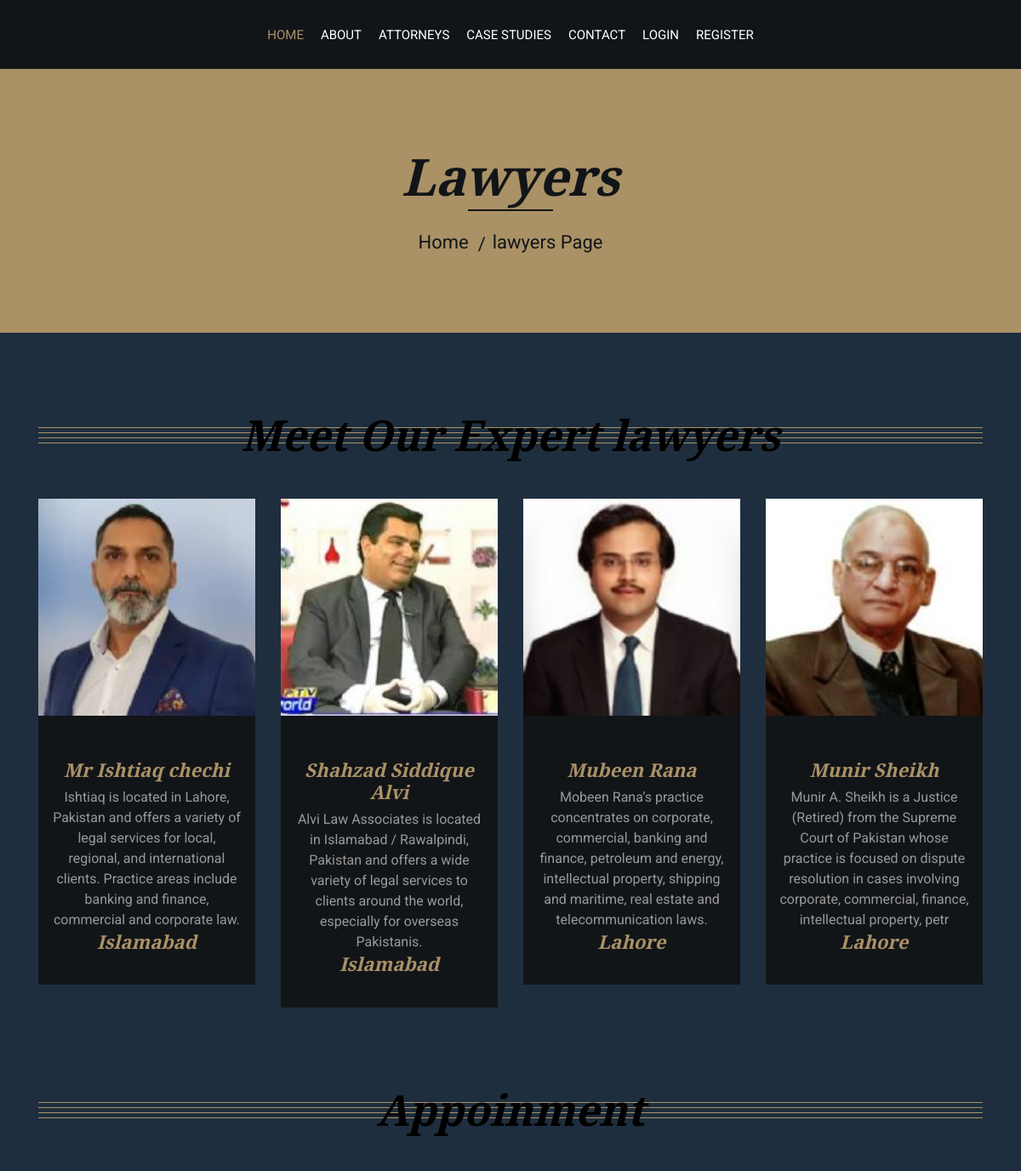
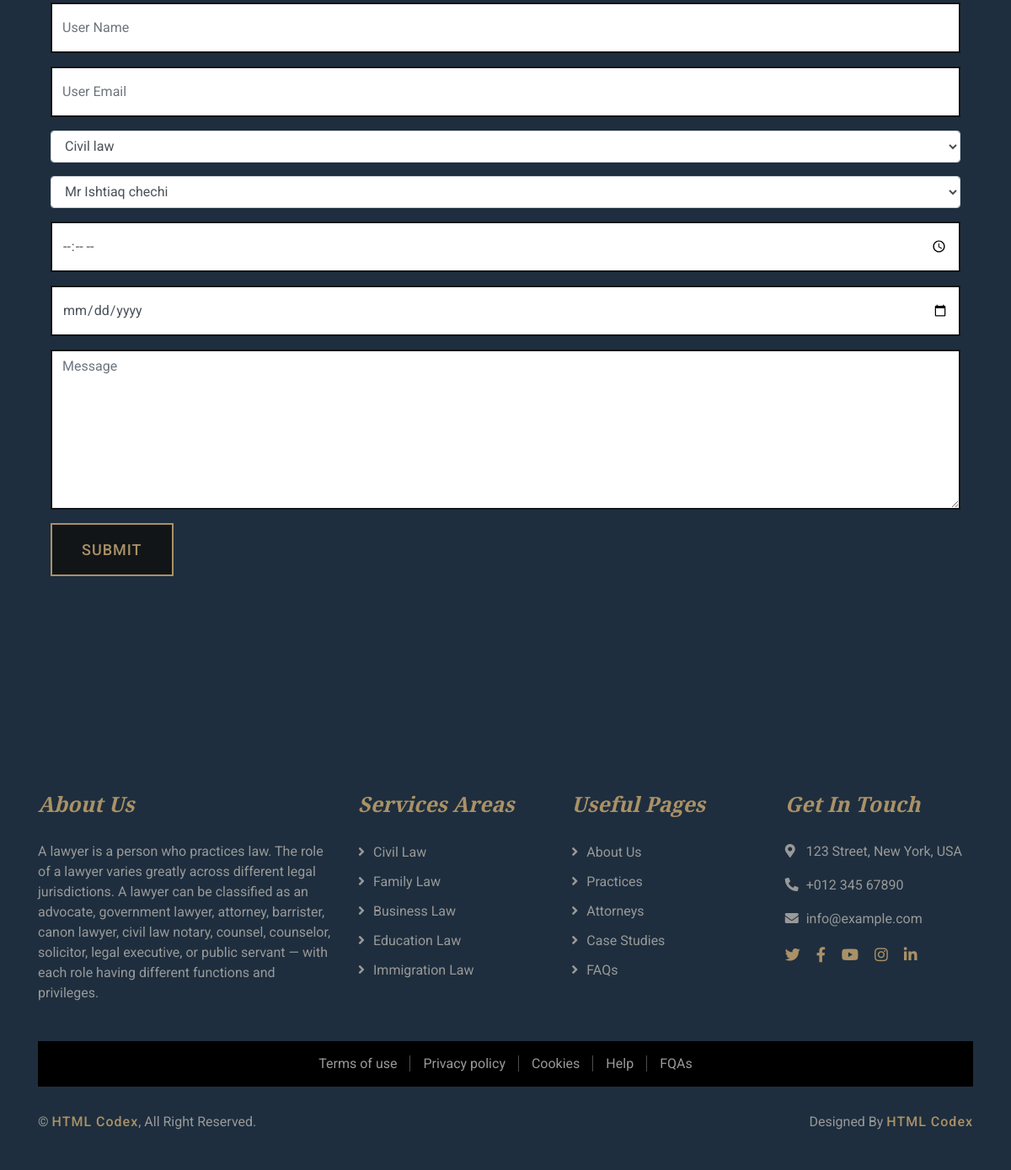
/single.php?type=business law, run on the app's committed database (2 pictures, top to bottom).
### tables this page shows
CREATE TABLE `lawyers` (
  `id` int(11) NOT NULL,
  `name` varchar(200) NOT NULL,
  `description` varchar(200) NOT NULL,
  `location` varchar(200) NOT NULL,
  `image` varchar(200) NOT NULL,
  `type` varchar(200) NOT NULL
);

### single.php (the view, shortened to what this page needs)
<?php require "hader/navbar.php" ?>
<?php require "connection/connection.php" ?>
<?php
$type =  $_GET['type'];
$relatedlawyer = "SELECT * FROM `lawyers` where type = :type";
$relatedprepare = $connection->prepare($relatedlawyer);
$relatedprepare->bindParam(':type',$type);
$relatedprepare->execute();
$fetchrelated = $relatedprepare->fetchAll(PDO::FETCH_ASSOC);
$relatedlawyer = "SELECT * FROM `law` ";
$relatedprepare = $connection->prepare($relatedlawyer);
$relatedprepare->execute();
$fetchlaw = $relatedprepare->fetchAll(PDO::FETCH_ASSOC);
?>
            <div class="page-header">
                <div class="container">
                    <div class="row">
                        <div class="col-12">
                            <h2>Lawyers</h2>
                        </div>
                        <div class="col-12">
                            <a href="index.php">Home</a>
                            <a href="">lawyers Page</a>
                        </div>
                    </div>
                </div>
            </div>
            <div class="team">
                <div class="container">
                    <div class="section-header">
                        <h2>Meet Our Expert lawyers</h2>
                    </div>
                    <div class="row">
    <?php foreach ($fetchrelated as $data) { ?>
        <div class="col-lg-3 col-md-6">
            <div class="team-item">
                <div class="team-img">
                    <img src="img/<?php echo $data['image']; ?>" alt="Team Image">
                </div>
                <div class="team-text">
                    <h2><?php echo $data['name']; ?></h2>
                    <p><?php echo $data['description']; ?></p>
                    <h2><?php echo $data['location']; ?></h2>
                </div>
            </div>
        </div>
    <?php } ?>
</div>
            </div>
            </div>
            <div class="contact">
                <div class="container">
                    <div class="section-header">
                        <h2>Appoinment</h2>
                    </div>
                    <div class="row">
                    <div class="col-lg-12">
                            <div class="contact-form">
                                <form action="<?php $_SERVER['PHP_SELF']  ?>" method = "post" >
                                    <div class="col-lg-12">
                                    <div class="form-group">
                                        <input type="text" class="form-control" placeholder="User Name" required="required" name = "username" />
                                    </div>
                                    </div>
                                    <div class="col-lg-12">
                                    <div class="form-group">
                                        <input type="text" class="form-control" placeholder="User Email" required="required" name = "useremail" />
                                    </div>
                                    </div>
                                    <div class="col-lg-12">
                                    <div class="form-group">
                                    <select class="form-control" name="case" id="">
                                    <?php
                                        foreach($fetchlaw as $data ){
                                        ?>
                                        <option value=""> <?php  echo $data['law_name'];  ?> </option>
                                        <?php
                                        }
                                        ?>
                                        </select>
                                         </div>
                                    </div>
                                    <div class="col-lg-12">
                                    <div class="form-group">
                                        <select class="form-control" name="lawyer" id="">
                                        <?php
                                        foreach($fetchrelated as $data ){
                                        ?>
                                        <option value=""> <?php  echo $data['name'];  ?> </option>
                                        <?php
                                        }
                                        ?>
                                        </select>
                                    </div>
                                    </div>
                                    <div class="col-lg-12">
                                    <div class="form-group">
                                        <input type="time" class="form-control" placeholder="time" required="required" name = "time" />
                                    </div>
                                    <div class="form-group">
                                        <input type="date" class="form-control" placeholder="date" required="required" name = "date" />
                                    </div>
                                    </div>
                                    <div class="col-lg-12">
                                    <div class="form-group">
                                        <textarea class="form-control" placeholder="Message" required="required" name = "message" ></textarea>
                                    </div>
                                    </div>
                                    <div class="col-lg-12">
                                        <button class="btn" type="submit" name = "submit" >Submit</button>
                                    </div>
                                </form>
                            </div>
                    </div>
                </div>
            </div>
 <?php require "hader/footer.php" ?>
        </div>
    </body>
</html>

### css/style.css (style rules this page uses)
body { color: #666666; background: #ffffff; font-family: 'Roboto', sans-serif; font-weight: 400; }
h1, h2, h3, h4, h5, h6 { font-family: 'EB Garamond', serif; font-weight: 600; font-style: italic; color: #1E2E3E; }
a { color: #454545; transition: .3s; }
.page-header { position: relative; margin-bottom: 45px; padding: 90px 0; text-align: center; background: #aa9166; }
.page-header h2 { position: relative; color: #121518; font-size: 60px; font-weight: 700; margin-bottom: 20px; padding-bottom: 5px; }
.page-header h2::after { position: absolute; content: ""; width: 100px; height: 2px; left: calc(50% - 50px); bottom: 0; background: #121518; }
.page-header a { position: relative; padding: 0 12px; font-size: 22px; color: #121518; }
.page-header a::after { position: absolute; content: "/"; width: 8px; height: 8px; top: -2px; right: -7px; text-align: center; color: #121518; }
.page-header a:last-child::after { display: none; }
.section-header { position: relative; width: 100%; text-align: center; margin-bottom: 45px; }
.section-header h2 { margin: 0; position: relative; font-size: 50px; font-weight: 700; white-space: nowrap; color:black; z-index: 1; }
.section-header h2::before { position: absolute; content: ""; width: 100%; height: 7px; left: 0; top: 21px; background: transparent; border-top: 1px solid #aa9166; border-bottom: 1px solid #aa9166; z-index: -1; }
.section-header h2::after { position: absolute; content: ""; width: 100%; height: 7px; left: 0; bottom: 20px; background: transparent; border-top: 1px solid #aa9166; border-bottom: 1px solid #aa9166; z-index: -1; }
.team { position: relative; width: 100%; padding: 45px 0 15px 0; }
.team .team-item { margin-bottom: 30px; }
.team .team-img { position: relative; }
.team .team-img img { width: 100%; }
.team .team-text { position: relative; padding: 50px 15px 30px 15px; text-align: center; background: #121518; }
.team .team-text h2 { font-size: 22px; font-weight: 600; color: #aa9166; }
.team .team-text p { margin: 0; color: #999999; }
.contact { position: relative; width: 100%; padding: 45px 0 15px 0; }
.contact .contact-form { position: relative; margin-bottom: 30px; }
.contact .contact-form input { height: 60px; border-radius: 0; border-width: 2px; border-color: #121518; }
.contact .contact-form textarea { height: 190px; border-radius: 0; border-width: 2px; border-color: #121518; }
.contact .contact-form .btn { padding: 16px 35px; font-size: 18px; font-weight: 500; letter-spacing: 1px; text-transform: uppercase; color: #aa9166; background: #121518; border: 2px solid #aa9166; border-radius: 0; transition: .3s; }

### data on the page
lawyers: image (picture), name "Mr Ishtiaq chechi", description "Ishtiaq is located in Lahore, Pakistan and offers a variety of legal services for local, regional, and international clients. Practice areas include banking and finance, commercial and corporate law.", location "Islamabad"
lawyers: image (picture), name "Shahzad Siddique Alvi", description "Alvi Law Associates is located in Islamabad / Rawalpindi, Pakistan and offers a wide variety of legal services to clients around the world, especially for overseas Pakistanis.", location "Islamabad"
lawyers: image (picture), name "Mubeen Rana", description "Mobeen Rana’s practice concentrates on corporate, commercial, banking and finance, petroleum and energy, intellectual property, shipping and maritime, real estate and telecommunication laws.", location "Lahore"
lawyers: image (picture), name "Munir Sheikh", description "Munir A. Sheikh is a Justice (Retired) from the Supreme Court of Pakistan whose practice is focused on dispute resolution in cases involving corporate, commercial, finance, intellectual property, petr", location "Lahore"

### other printed values
form field case "Civil law"
form field lawyer "Mr Ishtiaq chechi"
